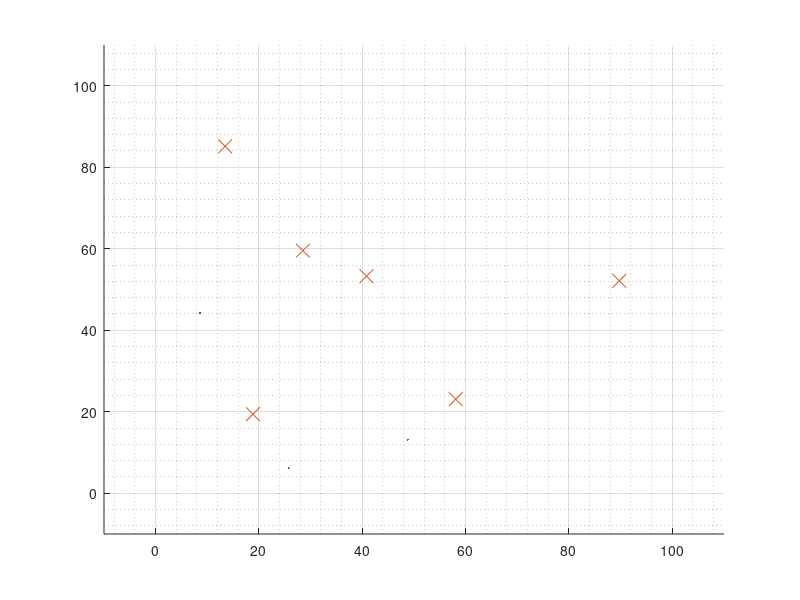

The MATLAB source for this figure:
% data_set_generator
clear; close all; clc;

%% people generation
n_cities = 2;
n_people = 6;
people_per_city = round(n_people/n_cities);
if n_cities * people_per_city ~= n_people
    disp('ERROR: inconsistent parameters');
    return;
end

a = round(10*rand(n_cities,1)); % a >= 1
b = round(10*rand(n_cities,1)); % b >= 1

X = zeros(n_people, 2);
for city=1:n_cities
    offset = round(n_people/n_cities)*(city-1);
    X(offset+(1:people_per_city), 1:2) = 100*betarnd(a(city), b(city), [people_per_city, 2]);
end

%% shop generation
n_competitors = 6;
Y = 100*rand(n_competitors,2);

%% my limits
n = 6;

%% plot data
figure(1); legend_list = {};
hold on; grid on; grid minor;
plot(X(:,1), X(:,2), '.', 'MarkerSize', 5);
plot(Y(:,1), Y(:,2), 'x', 'MarkerSize', 10);
xlim([-10 110]);
ylim([-10 110]);

return;
%% save data
target_dir = '3';
if ~exist(target_dir, 'dir')
    mkdir(target_dir);
else
    disp('Data set already exists. Please choose another target dir');
    return;
end

save(strcat(target_dir, '/', 'X.mat'), 'X');
save(strcat(target_dir, '/', 'Y.mat'), 'Y');
save(strcat(target_dir, '/', 'n.mat'), 'n');